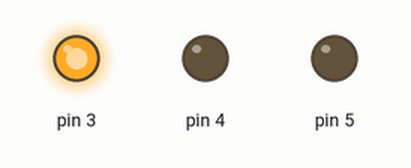
A sketch run on a simulated Arduino Uno, built with avr-gcc and run on an emulated ATmega328P. Parts: output pins drawn as LEDs (lit = HIGH).

Above: at 0.5 s.
At 5.5 s:
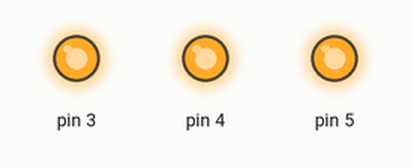
At 9.5 s:
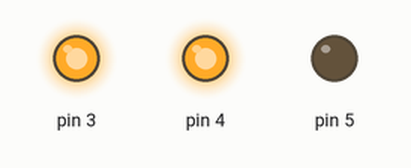
At 16.0 s:
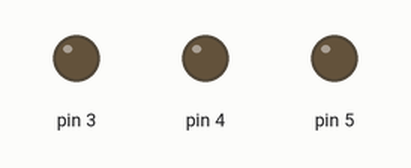
Timing chart, 0 to 27.3 s (numbered marks = the images above):
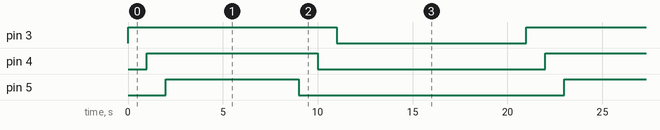

The sketch:

Exercise6.ino
```cpp
int switchState = 0;
void setup(){
  pinMode(3,OUTPUT);
  pinMode(4,OUTPUT);
  pinMode(5,OUTPUT);
  pinMode(2,INPUT);
}
void loop(){
//  switchState = digitalRead(2);
//  if(switchState==HIGH){
  for(int pinNumber=3; pinNumber<6;pinNumber++){
      digitalWrite(pinNumber, HIGH);
      delay(1000);
      digitalWrite(pinNumber+1, HIGH);
      delay(1000);
      digitalWrite(pinNumber+2, HIGH);
       delay(1000);
}
for(int pinNumber=2; pinNumber<6;pinNumber++){
      digitalWrite(pinNumber+3, LOW);
      delay(1000);
      digitalWrite(pinNumber+2, LOW);
      delay(1000);
      digitalWrite(pinNumber+1, LOW);
      delay(1000);
}
}
```

Measured:
- by itself, pin 3: alternates HIGH for 11.0 s and LOW for 10.0 s
- by itself, pin 4: alternates HIGH for 9.0 s and LOW for 12.0 s
- by itself, pin 5: alternates HIGH for 7.0 s and LOW for 14.0 s
